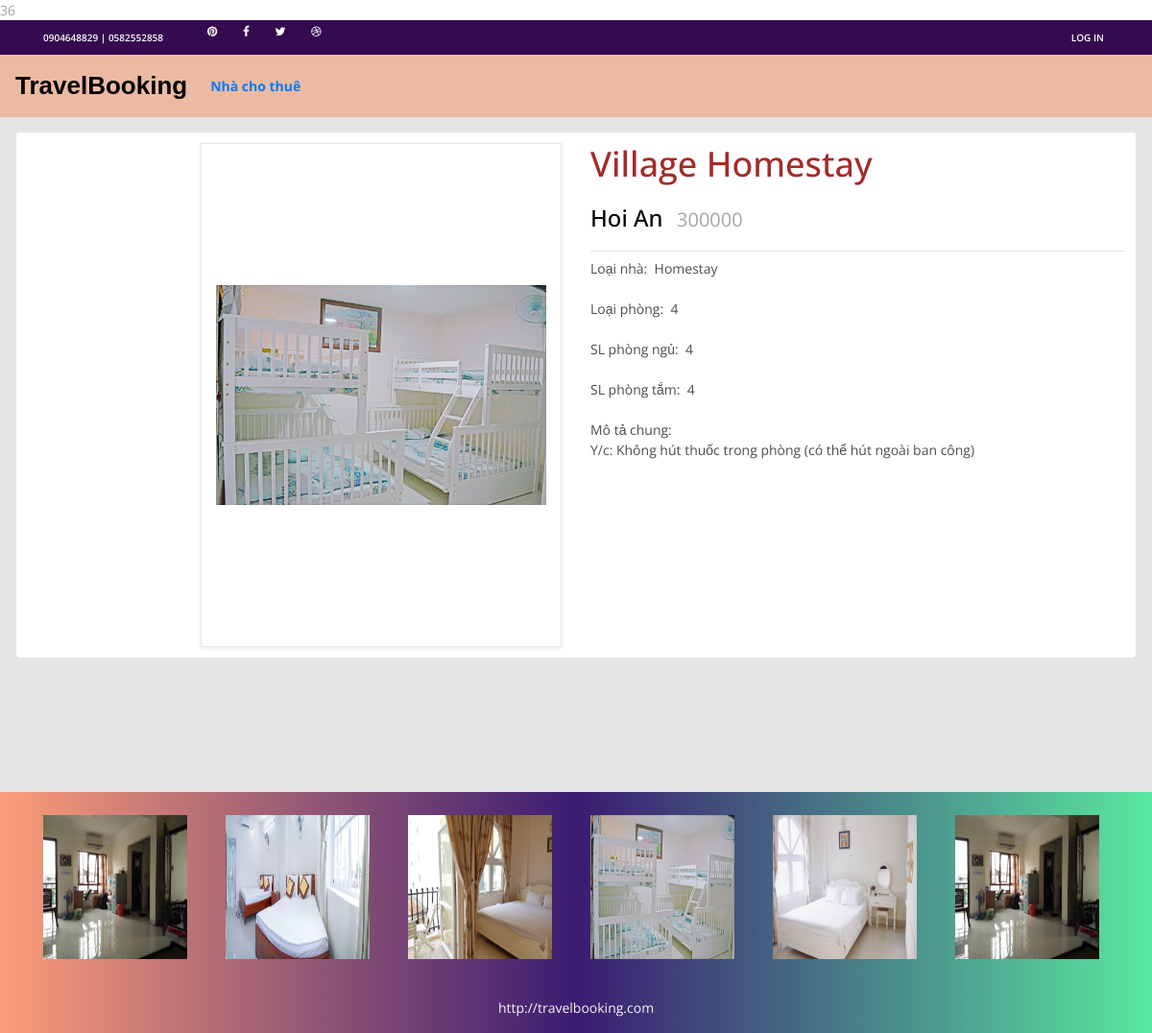
/roomdetails.php?id=36, run on the app's committed database.
### tables this page shows
CREATE TABLE `uptohouse` (
  `ID` int(10) NOT NULL,
  `TenNha` varchar(20) DEFAULT NULL,
  `LoaiNha` varchar(15) DEFAULT NULL,
  `LoaiPhong` varchar(15) DEFAULT NULL,
  `DiaChi` varchar(30) DEFAULT NULL,
  `SLphongNgu` int(10) DEFAULT NULL,
  `SLphongTam` int(10) NOT NULL,
  `GiaTienTheoDem` int(8) DEFAULT NULL,
  `MoTaChung` varchar(150) NOT NULL,
  `HinhAnh` varchar(100) DEFAULT NULL,
  `IDuser` int(10) DEFAULT NULL,
  `NoiBat` int(3) DEFAULT NULL
);

### roomdetails.php (the view, shortened to what this page needs)
<?php
    include_once('connectmysql.php');
    $id = $_GET['id'];
    $sql = "SELECT * FROM `uptohouse` WHERE ID = '$id'";
    $query = mysqli_query($conn,$sql);
?>
<!DOCTYPE html>
<html lang="en">
<head>
    <link rel="stylesheet" href="roomdetails.css"/>
    <link rel="stylesheet" href="https://maxcdn.bootstrapcdn.com/bootstrap/4.0.0/css/bootstrap.min.css">
    <link rel="stylesheet" href="https://use.fontawesome.com/releases/v5.7.2/css/all.css">
    <link rel="stylesheet" href="https://use.fontawesome.com/releases/v5.8.2/css/all.css">
    <link rel="stylesheet" href="https://stackpath.bootstrapcdn.com/font-awesome/4.7.0/css/font-awesome.min.css">
    <link rel="stylesheet" type="text/css" href="plugins/OwlCarousel2-2.2.1/owl.carousel.css">
    <link rel="stylesheet" type="text/css" href="plugins/OwlCarousel2-2.2.1/owl.theme.default.css">
    <link rel="stylesheet" type="text/css" href="plugins/OwlCarousel2-2.2.1/animate.css">
    <link rel="stylesheet" type="text/css" href="styles/main_styles.css">
    <link rel="stylesheet" type="text/css" href="styles/responsive.css">
</head>
<body>
        <div class="top_bar">
			<div class="container">
				<div class="row">
					<div class="col d-flex flex-row">
						<div class="phone">0904648829 | 0582552858</div>
						<div class="social">
							<ul class="social_list">
								<li class="social_list_item"><a href="#"><i class="fa fa-pinterest" aria-hidden="true"></i></a></li>
								<li class="social_list_item"><a href="#"><i class="fa fa-facebook" aria-hidden="true"></i></a></li>
								<li class="social_list_item"><a href="#"><i class="fa fa-twitter" aria-hidden="true"></i></a></li>
								<li class="social_list_item"><a href="#"><i class="fa fa-dribbble" aria-hidden="true"></i></a></li>
							</ul>
						</div>
						<div class="user_box ml-auto">
                            <?php if(!isset($_SESSION['fmail'])){ ?>
							<div class="user_box_register user_box_link"><a href="indexbooking/indexbooking.php">Log in &nbsp;</a></div>
							<?php } ?>
						</div>
					</div>
				</div>
			</div>
		</div>
        <nav class="navbar navbar-expand-lg darkgray-bg"  style="font-weight: bold">
            <a class="navbar-brand" href="home.php"><span style="font-size: 26px; font-family:'Trebuchet MS', 'Lucida Sans Unicode', 'Lucida Grande', 'Lucida Sans', Arial, sans-serif">TravelBooking</span></a>
            <div class="collapse navbar-collapse" id="navbarSupportedContent1">
            <ul class="navbar-nav mr-auto">
				<li class="nav-item">
                <a class="nav-link" href="theroom.php">Nhà cho thuê</a>
                </li>
            </ul>
            </div>
        </nav>
<div class="super_container">
    <div class="single_product">
        <div class="container-fluid" style=" background-color: #fff; padding: 11px;">
            <div class="row">
                <div class="col-lg-2 order-lg-1 order-2">
                </div>
                <?php while ($row = mysqli_fetch_assoc($query)) {
                    ?>
                <div class="col-lg-4 order-lg-2 order-1">
                    <div class="image_selected"><img src="image/<?php echo $row ['HinhAnh'];?>" alt=""></div>
                </div>
                <div class="col-lg-6 order-3">
                    <div class="product_description">
                        <div class="product_name"><h2><?php  echo $row['TenNha']; ?></h2></div>
                        <div>
                            <span class="product_price"><?php  echo $row['DiaChi']; ?></span>&nbsp;&nbsp;&nbsp;
                            <span style="font-size: 20px"><?php  echo $row['GiaTienTheoDem']; ?>
                        </div>
                        <hr class="singleline">
                        <div> <span class="product_info">Loại nhà: &nbsp;<?php  echo $row['LoaiNha']; ?></span></div>
                        <br>
                        <div> <span class="product_info">Loại phòng: &nbsp;<?php  echo $row['LoaiPhong']; ?></span></div>
                        <br>
                        <div> <span class="product_info">SL phòng ngủ: &nbsp;<?php  echo $row['SLphongNgu']; ?></span></div>
                        <br>
                        <div> <span class="product_info">SL phòng tắm: &nbsp;<?php  echo $row['SLphongTam']; ?></span></div>
                        <br>
                        <div> <span class="product_info">Mô tả chung: <br><?php  echo $row['MoTaChung']; ?></span></div>
                        <br><br>
                    </div>
                </div>
                <?php } ?>
            </div>
        </div>
    </div>
</div>
    <footer class="page-footer font-small mdb-color bg-cl pt-4">
        <div class="container">
            <div class="row">
            <?php
                    $sql = "SELECT * FROM `uptohouse` ORDER BY RAND() LIMIT 6";
                    $exec = $conn->query($sql);
                    while($row = $exec->fetch_assoc()){
            ?>
                <div class="col-lg-2 col-md-12 mb-4">
                <div class="view overlay z-depth-1-half">
                    <img src="image/<?php echo $row ['HinhAnh'];?>" class="img-st">
                </div>
                </div>
            <?php } ?>
            </div>
        </div>
        <div class="footer-copyright text-center py-3">
        <a style="color: whitesmoke" href=""> http://travelbooking.com</a>
        </div>
    </footer>
</body>
</html>

### roomdetails.css (style rules this page uses)
.bg-cl { background-image: linear-gradient(to right, #fc9d78, #3a1c71, #59e7a0); }
.darkgray-bg { background-color: #ecbaa1; }
.navbar-brand { color: black; }
.img-st { width: 150px; height: 150px; }
.container-fluid { border-radius: 3px; }
.single_product { padding-top: 66px; padding-bottom: 140px; background-color: #e5e5e5; margin-top: 0px; padding: 17px; }
.product_name { color: brown; font-weight: bold; margin-top: 0px }
.product_price { color: #000; display: inline-block; font-size: 24px; font-weight: 500; margin-top: 9px; clear: left }
.singleline { margin-top: 1rem; margin-bottom: .40rem; border: 0; border-top: 1px solid rgba(0, 0, 0, .1) }
.product_info { color: #4d4d4d; display: inline-block }
.product_description { padding-left: 0px }
.image_selected { display: -webkit-box; display: -moz-box; display: -ms-flexbox; display: -webkit-flex; display: flex; flex-direction: column; justify-content: center; align-items: center; width: calc(100% + 15px); height: 525px; -webkit-transform: translateX(-15px); -moz-transform: translateX(-15px); -ms-transform: translateX(-15px); -o-transform: translateX(-15px); transform: translateX(-15px); border: solid 1px #e8e8e8; box-shadow: 0px 0px 0px rgba(0, 0, 0, 0.1); overflow: hidden; padding: 15px }
* { margin: 0; padding: 0; -webkit-font-smoothing: antialiased; -webkit-text-shadow: rgba(0, 0, 0, .01) 0 0 1px; text-shadow: rgba(0, 0, 0, .01) 0 0 1px }
body { font-family: 'Rubik', sans-serif; font-size: 14px; font-weight: 400; background: #FFFFFF; color: #000000 }
div { display: block; position: relative; -webkit-box-sizing: border-box; -moz-box-sizing: border-box; box-sizing: border-box }
ul { list-style: none; margin-bottom: 0px }
.single_product { padding-top: 16px; padding-bottom: 140px }
.image_selected { display: -webkit-box; display: -moz-box; display: -ms-flexbox; display: -webkit-flex; display: flex; flex-direction: column; justify-content: center; align-items: center; width: calc(100% + 15px); height: 525px; -webkit-transform: translateX(-15px); -moz-transform: translateX(-15px); -ms-transform: translateX(-15px); -o-transform: translateX(-15px); transform: translateX(-15px); border: solid 1px #e8e8e8; box-shadow: 0px 1px 5px rgba(0, 0, 0, 0.1); overflow: hidden; padding: 15px }
.image_selected img { max-width: 100% }

### styles/main_styles.css (style rules this page uses)
* { margin: 0; padding: 0; -webkit-font-smoothing: antialiased; -webkit-text-shadow: rgba(0, 0, 0, .01) 0 0 1px; text-shadow: rgba(0, 0, 0, .01) 0 0 1px; }
body { font-family: 'Open Sans', sans-serif; font-size: 14px; font-weight: 400; background: #FFFFFF; color: #a5a5a5; }
div { display: block; position: relative; -webkit-box-sizing: border-box; -moz-box-sizing: border-box; box-sizing: border-box; }
ul { list-style: none; margin-bottom: 0px; }
a, a:hover, a:visited, a:active, a:link { text-decoration: none; -webkit-font-smoothing: antialiased; -webkit-text-shadow: rgba(0, 0, 0, .01) 0 0 1px; text-shadow: rgba(0, 0, 0, .01) 0 0 1px; }
h2 { font-size: 36px; }
h1, h2, h3, h4, h5, h6 { font-family: 'Open Sans', sans-serif; -webkit-font-smoothing: antialiased; -webkit-text-shadow: rgba(0, 0, 0, .01) 0 0 1px; text-shadow: rgba(0, 0, 0, .01) 0 0 1px; }
.super_container { width: 100%; overflow: hidden; }
.top_bar { width: 100%; height: 36px; background: #350a4e; -webkit-transition: all 400ms ease; -moz-transition: all 400ms ease; -ms-transition: all 400ms ease; -o-transition: all 400ms ease; transition: all 400ms ease; }
.phone { display: inline-block; margin-right: 36px; line-height: 36px; font-size: 10px; font-weight: 600; color: #FFFFFF; }
.social_list_item { position: relative; display: inline-block; margin-right: 3px; }
.social_list_item:last-child { margin-right: 0px; }
.social_list_item a { display: block; width: 100%; padding-left: 10px; padding-right: 10px; line-height: 36px; }
.social_list_item a i { font-size: 12px; color: #FFFFFF; -webkit-transition: all 200ms ease; -moz-transition: all 200ms ease; -ms-transition: all 200ms ease; -o-transition: all 200ms ease; transition: all 200ms ease; }
.user_box_link { display: inline-block; }
.user_box_link a { display: block; font-size: 10px; line-height: 36px; font-weight: 600; color: #FFFFFF; text-transform: uppercase; }

### data on the page
uptohouse: HinhAnh (picture), TenNha "Village Homestay", DiaChi "Hoi An", GiaTienTheoDem "300000", LoaiNha "Homestay", LoaiPhong "4", SLphongNgu "4", SLphongTam "4", MoTaChung "Y/c: Không hút thuốc trong phòng (có thể hút ngoài ban công)"
uptohouse: HinhAnh (picture)
uptohouse: HinhAnh (picture)
uptohouse: HinhAnh (picture)
uptohouse: HinhAnh (picture)
uptohouse: HinhAnh (picture)
uptohouse: HinhAnh (picture)
